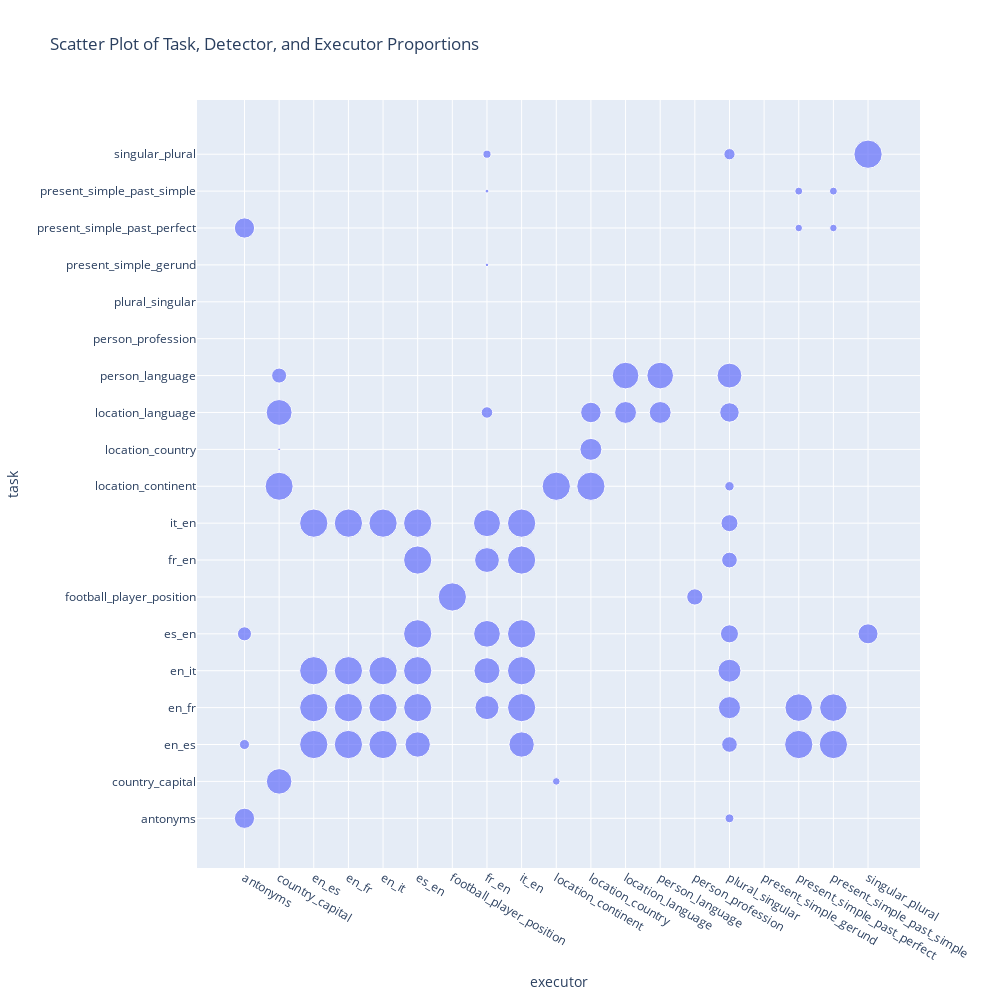

Source (notebook cell):
### Code cell
import json
import pandas as pd
import numpy as np
import plotly.express as px

# Load the data
with open("micrlhf-progress/attn_results_4.jsonl") as f:
    results = [json.loads(line) for line in f]

results = pd.DataFrame(results)

results["source"] = results["source"].map(detectors).apply(lambda x: ", ".join(x))
results["target"] = results["target"].map(executors).apply(lambda x: ", ".join(x))


all_tasks = results["task"].unique().tolist()
all_tasks = sorted(all_tasks)
all_detectors = sorted(all_tasks)  # Sort detectors
all_executors = sorted(all_tasks)  # Sort executors to mirror detectors

# Prepare data for splatter plot
scatter_data = {
    'task': [],
    # 'detector': [],
    'executor': [],
    'value': []
}

for task in all_tasks:
    task_results = results[results["task"] == task]

    # print(task_results["source"].str.contains(task))

    max_value = task_results["proportions"].apply(lambda x: np.mean(x)).max()
    max_value = 1
    
    # for detector in all_detectors:
    for executor in all_executors:
        entry = task_results[(task_results["source"].str.contains(task)) & (task_results["target"].str.contains(executor))]
        value = np.mean(entry["proportions"].values[0]) / max_value if len(entry) > 0 else 0
        
        scatter_data['task'].append(task)
        # scatter_data['detector'].append(detector)
        scatter_data['executor'].append(executor)
        scatter_data['value'].append(value)

# Create DataFrame for scatter plot
scatter_df = pd.DataFrame(scatter_data)

# Create scatter plot with sorted x and y labels
fig = px.scatter(
    scatter_df,
    y="task",
    x="executor",
    size="value",
    # color="task",
    hover_data={"task": True, "executor": True, "value": True},
    title="Scatter Plot of Task, Detector, and Executor Proportions"
)

# Sort the x-axis to mirror the sorted y-axis (detectors)
fig.update_layout(
    height=1000,
    width=1000,
    xaxis_categoryorder='array',
    xaxis_categoryarray=all_detectors  # Sorting x-axis in the same order as detectors
)

# Display the plot
fig.show()

### Figure 1 — Plotly figure (JSON) as saved in the notebook; plotly's stock layout.template omitted (floating-point values rounded to 4 significant figures; data arrays with more than 128 entries replaced by an {"elided": "..."} marker saying what was removed)
{"data": [{"customdata": {"elided": "361x1 float values"}, "hovertemplate": "executor=%{x}<br>task=%{y}<br>value=%{customdata[0]}<extra></extra>", "legendgroup": "", "marker": {"color": "#636efa", "size": {"elided": "361 float values"}, "sizemode": "area", "sizeref": 0.0025, "symbol": "circle"}, "mode": "markers", "name": "", "orientation": "v", "showlegend": false, "type": "scatter", "x": {"elided": "361 str values"}, "xaxis": "x", "y": {"elided": "361 str values"}, "yaxis": "y"}], "layout": {"height": 1000, "legend": {"itemsizing": "constant", "tracegroupgap": 0}, "title": {"text": "Scatter Plot of Task, Detector, and Executor Proportions"}, "width": 1000, "xaxis": {"anchor": "y", "categoryarray": ["antonyms", "country_capital", "en_es", "en_fr", "en_it", "es_en", "football_player_position", "fr_en", "it_en", "location_continent", "location_country", "location_language", "person_language", "person_profession", "plural_singular", "present_simple_gerund", "present_simple_past_perfect", "present_simple_past_simple", "singular_plural"], "categoryorder": "array", "domain": [0, 1], "title": {"text": "executor"}}, "yaxis": {"anchor": "x", "domain": [0, 1], "title": {"text": "task"}}}}
